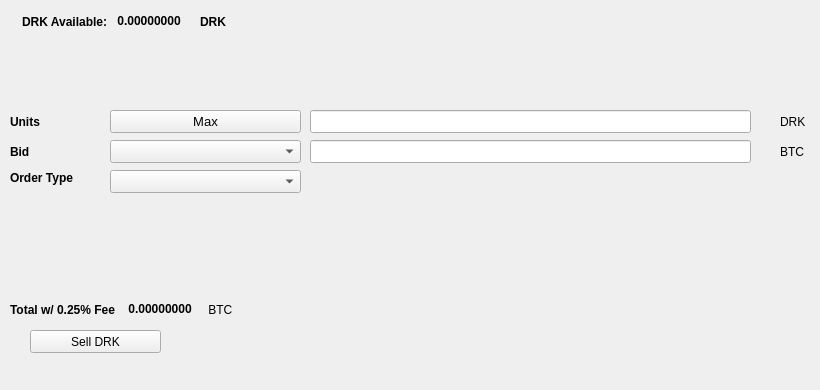
   <widget class="QWidget" name="SellTab">
    <attribute name="title">
     <string>Sell</string>
    </attribute>
    <widget class="QLabel" name="label_16">
     <property name="geometry">
      <rect>
       <x>780</x>
       <y>140</y>
       <width>31</width>
       <height>23</height>
      </rect>
     </property>
     <property name="text">
      <string>BTC</string>
     </property>
    </widget>
    <widget class="QComboBox" name="SellBidcomboBox">
     <property name="geometry">
      <rect>
       <x>110</x>
       <y>140</y>
       <width>191</width>
       <height>23</height>
      </rect>
     </property>
     <property name="font">
      <font>
       <pointsize>10</pointsize>
      </font>
     </property>
    </widget>
    <widget class="QLabel" name="label_18">
     <property name="geometry">
      <rect>
       <x>10</x>
       <y>110</y>
       <width>46</width>
       <height>23</height>
      </rect>
     </property>
     <property name="font">
      <font>
       <weight>75</weight>
       <bold>true</bold>
      </font>
     </property>
     <property name="text">
      <string>Units</string>
     </property>
    </widget>
    <widget class="QPushButton" name="Sell_Max_Amount">
     <property name="geometry">
      <rect>
       <x>110</x>
       <y>110</y>
       <width>191</width>
       <height>23</height>
      </rect>
     </property>
     <property name="font">
      <font>
       <pointsize>10</pointsize>
      </font>
     </property>
     <property name="text">
      <string>Max</string>
     </property>
    </widget>
    <widget class="QLabel" name="label_20">
     <property name="geometry">
      <rect>
       <x>10</x>
       <y>170</y>
       <width>91</width>
       <height>16</height>
      </rect>
     </property>
     <property name="font">
      <font>
       <weight>75</weight>
       <bold>true</bold>
      </font>
     </property>
     <property name="text">
      <string>Order Type</string>
     </property>
    </widget>
    <widget class="QComboBox" name="SellOrdertypeCombo">
     <property name="geometry">
      <rect>
       <x>110</x>
       <y>170</y>
       <width>191</width>
       <height>23</height>
      </rect>
     </property>
     <property name="font">
      <font>
       <pointsize>10</pointsize>
      </font>
     </property>
    </widget>
    <widget class="QLabel" name="label_21">
     <property name="geometry">
      <rect>
       <x>10</x>
       <y>140</y>
       <width>46</width>
       <height>23</height>
      </rect>
     </property>
     <property name="font">
      <font>
       <weight>75</weight>
       <bold>true</bold>
      </font>
     </property>
     <property name="text">
      <string>Bid</string>
     </property>
    </widget>
    <widget class="QLabel" name="label_22">
     <property name="geometry">
      <rect>
       <x>780</x>
       <y>110</y>
       <width>31</width>
       <height>23</height>
      </rect>
     </property>
     <property name="text">
      <string>DRK</string>
     </property>
    </widget>
    <widget class="QLineEdit" name="UnitsInputDRK">
     <property name="geometry">
      <rect>
       <x>310</x>
       <y>110</y>
       <width>441</width>
       <height>23</height>
      </rect>
     </property>
     <property name="font">
      <font>
       <pointsize>9</pointsize>
       <weight>75</weight>
       <bold>true</bold>
      </font>
     </property>
    </widget>
    <widget class="QLineEdit" name="SellBidPriceEdit">
     <property name="geometry">
      <rect>
       <x>310</x>
       <y>140</y>
       <width>441</width>
       <height>23</height>
      </rect>
     </property>
     <property name="font">
      <font>
       <pointsize>9</pointsize>
       <weight>75</weight>
       <bold>true</bold>
      </font>
     </property>
    </widget>
    <widget class="QPushButton" name="SellDRKBTN">
     <property name="geometry">
      <rect>
       <x>30</x>
       <y>330</y>
       <width>131</width>
       <height>23</height>
      </rect>
     </property>
     <property name="text">
      <string>Sell DRK</string>
     </property>
     <property name="icon">
      <iconset resource="../pivx">
       <normaloff>:/icons/bitcoin</normaloff>:/icons/bitcoin</iconset>
     </property>
    </widget>
    <widget class="QWidget" name="layoutWidget3">
     <property name="geometry">
      <rect>
       <x>22</x>
       <y>12</y>
       <width>258</width>
       <height>19</height>
      </rect>
     </property>
     <layout class="QHBoxLayout" name="horizontalLayout">
      <item>
       <widget class="QLabel" name="label232_2">
        <property name="font">
         <font>
          <weight>75</weight>
          <bold>true</bold>
         </font>
        </property>
        <property name="text">
         <string>DRK Available:</string>
        </property>
       </widget>
      </item>
      <item>
       <widget class="QLabel" name="DRKAvailableLabel">
        <property name="palette">
         <palette>
          <active>
           <colorrole role="WindowText">
            <brush brushstyle="SolidPattern">
             <color alpha="255">
              <red>0</red>
              <green>0</green>
              <blue>0</blue>
             </color>
            </brush>
           </colorrole>
           <colorrole role="Button">
            <brush brushstyle="SolidPattern">
             <color alpha="255">
              <red>0</red>
              <green>170</green>
              <blue>0</blue>
             </color>
            </brush>
           </colorrole>
           <colorrole role="Light">
            <brush brushstyle="SolidPattern">
             <color alpha="255">
              <red>0</red>
              <green>255</green>
              <blue>0</blue>
             </color>
            </brush>
           </colorrole>
           <colorrole role="Midlight">
            <brush brushstyle="SolidPattern">
             <color alpha="255">
              <red>0</red>
              <green>212</green>
              <blue>0</blue>
             </color>
            </brush>
           </colorrole>
           <colorrole role="Dark">
            <brush brushstyle="SolidPattern">
             <color alpha="255">
              <red>0</red>
              <green>85</green>
              <blue>0</blue>
             </color>
            </brush>
           </colorrole>
           <colorrole role="Mid">
            <brush brushstyle="SolidPattern">
             <color alpha="255">
              <red>0</red>
              <green>113</green>
              <blue>0</blue>
             </color>
            </brush>
           </colorrole>
           <colorrole role="Text">
            <brush brushstyle="SolidPattern">
             <color alpha="255">
              <red>0</red>
              <green>170</green>
              <blue>0</blue>
             </color>
            </brush>
           </colorrole>
           <colorrole role="BrightText">
            <brush brushstyle="SolidPattern">
             <color alpha="255">
              <red>255</red>
              <green>255</green>
              <blue>255</blue>
             </color>
            </brush>
           </colorrole>
           <colorrole role="ButtonText">
            <brush brushstyle="SolidPattern">
             <color alpha="255">
              <red>0</red>
              <green>0</green>
              <blue>0</blue>
             </color>
            </brush>
           </colorrole>
           <colorrole role="Base">
            <brush brushstyle="SolidPattern">
             <color alpha="255">
              <red>255</red>
              <green>255</green>
              <blue>255</blue>
             </color>
            </brush>
           </colorrole>
           <colorrole role="Window">
            <brush brushstyle="SolidPattern">
             <color alpha="255">
              <red>0</red>
              <green>170</green>
              <blue>0</blue>
             </color>
            </brush>
           </colorrole>
           <colorrole role="Shadow">
            <brush brushstyle="SolidPattern">
             <color alpha="255">
              <red>0</red>
              <green>0</green>
              <blue>0</blue>
             </color>
            </brush>
           </colorrole>
           <colorrole role="AlternateBase">
            <brush brushstyle="SolidPattern">
             <color alpha="255">
              <red>127</red>
              <green>212</green>
              <blue>127</blue>
             </color>
            </brush>
           </colorrole>
           <colorrole role="ToolTipBase">
            <brush brushstyle="SolidPattern">
             <color alpha="255">
              <red>255</red>
              <green>255</green>
              <blue>220</blue>
             </color>
            </brush>
           </colorrole>
           <colorrole role="ToolTipText">
            <brush brushstyle="SolidPattern">
             <color alpha="255">
              <red>0</red>
              <green>0</green>
              <blue>0</blue>
             </color>
            </brush>
           </colorrole>
          </active>
          <inactive>
           <colorrole role="WindowText">
            <brush brushstyle="SolidPattern">
             <color alpha="255">
              <red>0</red>
              <green>0</green>
              <blue>0</blue>
             </color>
            </brush>
           </colorrole>
           <colorrole role="Button">
            <brush brushstyle="SolidPattern">
             <color alpha="255">
              <red>0</red>
              <green>170</green>
              <blue>0</blue>
             </color>
            </brush>
           </colorrole>
           <colorrole role="Light">
            <brush brushstyle="SolidPattern">
             <color alpha="255">
              <red>0</red>
              <green>255</green>
              <blue>0</blue>
             </color>
            </brush>
           </colorrole>
           <colorrole role="Midlight">
            <brush brushstyle="SolidPattern">
             <color alpha="255">
              <red>0</red>
              <green>212</green>
              <blue>0</blue>
             </color>
            </brush>
           </colorrole>
           <colorrole role="Dark">
            <brush brushstyle="SolidPattern">
             <color alpha="255">
              <red>0</red>
              <green>85</green>
              <blue>0</blue>
             </color>
            </brush>
           </colorrole>
           <colorrole role="Mid">
            <brush brushstyle="SolidPattern">
             <color alpha="255">
              <red>0</red>
              <green>113</green>
              <blue>0</blue>
             </color>
            </brush>
           </colorrole>
           <colorrole role="Text">
            <brush brushstyle="SolidPattern">
             <color alpha="255">
              <red>0</red>
              <green>170</green>
              <blue>0</blue>
             </color>
            </brush>
           </colorrole>
           <colorrole role="BrightText">
            <brush brushstyle="SolidPattern">
             <color alpha="255">
              <red>255</red>
              <green>255</green>
              <blue>255</blue>
             </color>
            </brush>
           </colorrole>
           <colorrole role="ButtonText">
            <brush brushstyle="SolidPattern">
             <color alpha="255">
              <red>0</red>
              <green>0</green>
              <blue>0</blue>
             </color>
            </brush>
           </colorrole>
           <colorrole role="Base">
            <brush brushstyle="SolidPattern">
             <color alpha="255">
              <red>255</red>
              <green>255</green>
              <blue>255</blue>
             </color>
            </brush>
           </colorrole>
           <colorrole role="Window">
            <brush brushstyle="SolidPattern">
             <color alpha="255">
              <red>0</red>
              <green>170</green>
              <blue>0</blue>
             </color>
            </brush>
           </colorrole>
           <colorrole role="Shadow">
            <brush brushstyle="SolidPattern">
             <color alpha="255">
              <red>0</red>
              <green>0</green>
              <blue>0</blue>
             </color>
            </brush>
           </colorrole>
           <colorrole role="AlternateBase">
            <brush brushstyle="SolidPattern">
             <color alpha="255">
              <red>127</red>
              <green>212</green>
              <blue>127</blue>
             </color>
            </brush>
           </colorrole>
           <colorrole role="ToolTipBase">
            <brush brushstyle="SolidPattern">
             <color alpha="255">
              <red>255</red>
              <green>255</green>
              <blue>220</blue>
             </color>
            </brush>
           </colorrole>
           <colorrole role="ToolTipText">
            <brush brushstyle="SolidPattern">
             <color alpha="255">
              <red>0</red>
              <green>0</green>
              <blue>0</blue>
             </color>
            </brush>
           </colorrole>
          </inactive>
          <disabled>
           <colorrole role="WindowText">
            <brush brushstyle="SolidPattern">
             <color alpha="255">
              <red>0</red>
              <green>85</green>
              <blue>0</blue>
             </color>
            </brush>
           </colorrole>
           <colorrole role="Button">
            <brush brushstyle="SolidPattern">
             <color alpha="255">
              <red>0</red>
              <green>170</green>
              <blue>0</blue>
             </color>
            </brush>
           </colorrole>
           <colorrole role="Light">
            <brush brushstyle="SolidPattern">
             <color alpha="255">
              <red>0</red>
              <green>255</green>
              <blue>0</blue>
             </color>
            </brush>
           </colorrole>
           <colorrole role="Midlight">
            <brush brushstyle="SolidPattern">
             <color alpha="255">
              <red>0</red>
              <green>212</green>
              <blue>0</blue>
             </color>
            </brush>
           </colorrole>
           <colorrole role="Dark">
            <brush brushstyle="SolidPattern">
             <color alpha="255">
              <red>0</red>
              <green>85</green>
              <blue>0</blue>
             </color>
            </brush>
           </colorrole>
           <colorrole role="Mid">
            <brush brushstyle="SolidPattern">
             <color alpha="255">
              <red>0</red>
              <green>113</green>
              <blue>0</blue>
             </color>
            </brush>
           </colorrole>
           <colorrole role="Text">
            <brush brushstyle="SolidPattern">
             <color alpha="255">
              <red>0</red>
              <green>85</green>
              <blue>0</blue>
             </color>
            </brush>
           </colorrole>
           <colorrole role="BrightText">
            <brush brushstyle="SolidPattern">
             <color alpha="255">
              <red>255</red>
              <green>255</green>
              <blue>255</blue>
             </color>
            </brush>
           </colorrole>
           <colorrole role="ButtonText">
            <brush brushstyle="SolidPattern">
             <color alpha="255">
              <red>0</red>
              <green>85</green>
              <blue>0</blue>
             </color>
            </brush>
           </colorrole>
           <colorrole role="Base">
            <brush brushstyle="SolidPattern">
             <color alpha="255">
              <red>0</red>
              <green>170</green>
              <blue>0</blue>
             </color>
            </brush>
           </colorrole>
           <colorrole role="Window">
            <brush brushstyle="SolidPattern">
             <color alpha="255">
              <red>0</red>
              <green>170</green>
              <blue>0</blue>
             </color>
            </brush>
           </colorrole>
           <colorrole role="Shadow">
            <brush brushstyle="SolidPattern">
             <color alpha="255">
              <red>0</red>
              <green>0</green>
              <blue>0</blue>
             </color>
            </brush>
           </colorrole>
           <colorrole role="AlternateBase">
            <brush brushstyle="SolidPattern">
             <color alpha="255">
              <red>0</red>
              <green>170</green>
              <blue>0</blue>
             </color>
            </brush>
           </colorrole>
           <colorrole role="ToolTipBase">
            <brush brushstyle="SolidPattern">
             <color alpha="255">
              <red>255</red>
              <green>255</green>
              <blue>220</blue>
             </color>
            </brush>
           </colorrole>
           <colorrole role="ToolTipText">
            <brush brushstyle="SolidPattern">
             <color alpha="255">
              <red>0</red>
              <green>0</green>
              <blue>0</blue>
             </color>
            </brush>
           </colorrole>
          </disabled>
         </palette>
        </property>
        <property name="font">
         <font>
          <weight>75</weight>
          <bold>true</bold>
         </font>
        </property>
        <property name="text">
         <string> 0.00000000 </string>
        </property>
        <property name="textInteractionFlags">
         <set>Qt::LinksAccessibleByMouse|Qt::TextSelectableByKeyboard|Qt::TextSelectableByMouse</set>
        </property>
       </widget>
      </item>
      <item>
       <widget class="QLabel" name="labelDRK">
        <property name="font">
         <font>
          <weight>75</weight>
          <bold>true</bold>
         </font>
        </property>
        <property name="text">
         <string>DRK</string>
        </property>
       </widget>
      </item>
     </layout>
    </widget>
    <widget class="QWidget" name="layoutWidget">
     <property name="geometry">
      <rect>
       <x>10</x>
       <y>300</y>
       <width>268</width>
       <height>19</height>
      </rect>
     </property>
     <layout class="QHBoxLayout" name="horizontalLayout_2">
      <item>
       <widget class="QLabel" name="label_19">
        <property name="font">
         <font>
          <weight>75</weight>
          <bold>true</bold>
         </font>
        </property>
        <property name="text">
         <string>Total w/ 0.25% Fee </string>
        </property>
       </widget>
      </item>
      <item>
       <widget class="QLabel" name="SellCostLabel">
        <property name="palette">
         <palette>
          <active>
           <colorrole role="WindowText">
            <brush brushstyle="SolidPattern">
             <color alpha="255">
              <red>0</red>
              <green>0</green>
              <blue>0</blue>
             </color>
            </brush>
           </colorrole>
           <colorrole role="Button">
            <brush brushstyle="SolidPattern">
             <color alpha="255">
              <red>0</red>
              <green>170</green>
              <blue>0</blue>
             </color>
            </brush>
           </colorrole>
           <colorrole role="Light">
            <brush brushstyle="SolidPattern">
             <color alpha="255">
              <red>0</red>
              <green>255</green>
              <blue>0</blue>
             </color>
            </brush>
           </colorrole>
           <colorrole role="Midlight">
            <brush brushstyle="SolidPattern">
             <color alpha="255">
              <red>0</red>
              <green>212</green>
              <blue>0</blue>
             </color>
            </brush>
           </colorrole>
           <colorrole role="Dark">
            <brush brushstyle="SolidPattern">
             <color alpha="255">
              <red>0</red>
              <green>85</green>
              <blue>0</blue>
             </color>
            </brush>
           </colorrole>
           <colorrole role="Mid">
            <brush brushstyle="SolidPattern">
             <color alpha="255">
              <red>0</red>
              <green>113</green>
              <blue>0</blue>
             </color>
            </brush>
           </colorrole>
           <colorrole role="Text">
            <brush brushstyle="SolidPattern">
             <color alpha="255">
              <red>0</red>
              <green>170</green>
              <blue>0</blue>
             </color>
            </brush>
           </colorrole>
           <colorrole role="BrightText">
            <brush brushstyle="SolidPattern">
             <color alpha="255">
              <red>255</red>
              <green>255</green>
              <blue>255</blue>
             </color>
            </brush>
           </colorrole>
           <colorrole role="ButtonText">
            <brush brushstyle="SolidPattern">
             <color alpha="255">
              <red>0</red>
              <green>0</green>
              <blue>0</blue>
             </color>
            </brush>
           </colorrole>
           <colorrole role="Base">
            <brush brushstyle="SolidPattern">
             <color alpha="255">
              <red>255</red>
              <green>255</green>
              <blue>255</blue>
             </color>
            </brush>
           </colorrole>
           <colorrole role="Window">
            <brush brushstyle="SolidPattern">
             <color alpha="255">
              <red>0</red>
              <green>170</green>
              <blue>0</blue>
             </color>
            </brush>
           </colorrole>
           <colorrole role="Shadow">
            <brush brushstyle="SolidPattern">
             <color alpha="255">
              <red>0</red>
              <green>0</green>
              <blue>0</blue>
             </color>
            </brush>
           </colorrole>
           <colorrole role="AlternateBase">
            <brush brushstyle="SolidPattern">
             <color alpha="255">
              <red>127</red>
              <green>212</green>
              <blue>127</blue>
             </color>
            </brush>
           </colorrole>
           <colorrole role="ToolTipBase">
            <brush brushstyle="SolidPattern">
             <color alpha="255">
              <red>255</red>
              <green>255</green>
              <blue>220</blue>
             </color>
            </brush>
           </colorrole>
           <colorrole role="ToolTipText">
            <brush brushstyle="SolidPattern">
             <color alpha="255">
              <red>0</red>
              <green>0</green>
              <blue>0</blue>
             </color>
            </brush>
           </colorrole>
          </active>
          <inactive>
           <colorrole role="WindowText">
            <brush brushstyle="SolidPattern">
             <color alpha="255">
              <red>0</red>
              <green>0</green>
              <blue>0</blue>
             </color>
            </brush>
           </colorrole>
           <colorrole role="Button">
            <brush brushstyle="SolidPattern">
             <color alpha="255">
              <red>0</red>
              <green>170</green>
              <blue>0</blue>
             </color>
            </brush>
           </colorrole>
           <colorrole role="Light">
            <brush brushstyle="SolidPattern">
             <color alpha="255">
              <red>0</red>
              <green>255</green>
              <blue>0</blue>
             </color>
            </brush>
           </colorrole>
           <colorrole role="Midlight">
            <brush brushstyle="SolidPattern">
             <color alpha="255">
              <red>0</red>
              <green>212</green>
              <blue>0</blue>
             </color>
            </brush>
           </colorrole>
           <colorrole role="Dark">
            <brush brushstyle="SolidPattern">
             <color alpha="255">
              <red>0</red>
              <green>85</green>
              <blue>0</blue>
             </color>
            </brush>
           </colorrole>
           <colorrole role="Mid">
            <brush brushstyle="SolidPattern">
             <color alpha="255">
              <red>0</red>
              <green>113</green>
              <blue>0</blue>
             </color>
            </brush>
           </colorrole>
           <colorrole role="Text">
            <brush brushstyle="SolidPattern">
             <color alpha="255">
              <red>0</red>
              <green>170</green>
              <blue>0</blue>
             </color>
            </brush>
           </colorrole>
           <colorrole role="BrightText">
            <brush brushstyle="SolidPattern">
             <color alpha="255">
              <red>255</red>
              <green>255</green>
              <blue>255</blue>
             </color>
            </brush>
           </colorrole>
           <colorrole role="ButtonText">
            <brush brushstyle="SolidPattern">
             <color alpha="255">
              <red>0</red>
              <green>0</green>
              <blue>0</blue>
             </color>
            </brush>
           </colorrole>
           <colorrole role="Base">
            <brush brushstyle="SolidPattern">
             <color alpha="255">
              <red>255</red>
              <green>255</green>
              <blue>255</blue>
             </color>
            </brush>
           </colorrole>
           <colorrole role="Window">
            <brush brushstyle="SolidPattern">
             <color alpha="255">
              <red>0</red>
              <green>170</green>
              <blue>0</blue>
             </color>
            </brush>
           </colorrole>
           <colorrole role="Shadow">
            <brush brushstyle="SolidPattern">
             <color alpha="255">
              <red>0</red>
              <green>0</green>
              <blue>0</blue>
             </color>
            </brush>
           </colorrole>
           <colorrole role="AlternateBase">
            <brush brushstyle="SolidPattern">
             <color alpha="255">
              <red>127</red>
              <green>212</green>
              <blue>127</blue>
             </color>
            </brush>
           </colorrole>
           <colorrole role="ToolTipBase">
            <brush brushstyle="SolidPattern">
             <color alpha="255">
              <red>255</red>
              <green>255</green>
              <blue>220</blue>
             </color>
            </brush>
           </colorrole>
           <colorrole role="ToolTipText">
            <brush brushstyle="SolidPattern">
             <color alpha="255">
              <red>0</red>
              <green>0</green>
              <blue>0</blue>
             </color>
            </brush>
           </colorrole>
          </inactive>
          <disabled>
           <colorrole role="WindowText">
            <brush brushstyle="SolidPattern">
             <color alpha="255">
              <red>0</red>
              <green>85</green>
              <blue>0</blue>
             </color>
            </brush>
           </colorrole>
           <colorrole role="Button">
            <brush brushstyle="SolidPattern">
             <color alpha="255">
              <red>0</red>
              <green>170</green>
              <blue>0</blue>
             </color>
            </brush>
           </colorrole>
           <colorrole role="Light">
            <brush brushstyle="SolidPattern">
             <color alpha="255">
              <red>0</red>
              <green>255</green>
              <blue>0</blue>
             </color>
            </brush>
           </colorrole>
           <colorrole role="Midlight">
            <brush brushstyle="SolidPattern">
             <color alpha="255">
              <red>0</red>
              <green>212</green>
              <blue>0</blue>
             </color>
            </brush>
           </colorrole>
           <colorrole role="Dark">
            <brush brushstyle="SolidPattern">
             <color alpha="255">
              <red>0</red>
              <green>85</green>
              <blue>0</blue>
             </color>
            </brush>
           </colorrole>
           <colorrole role="Mid">
            <brush brushstyle="SolidPattern">
             <color alpha="255">
              <red>0</red>
              <green>113</green>
              <blue>0</blue>
             </color>
            </brush>
           </colorrole>
           <colorrole role="Text">
            <brush brushstyle="SolidPattern">
             <color alpha="255">
              <red>0</red>
              <green>85</green>
              <blue>0</blue>
             </color>
            </brush>
           </colorrole>
           <colorrole role="BrightText">
            <brush brushstyle="SolidPattern">
             <color alpha="255">
              <red>255</red>
              <green>255</green>
              <blue>255</blue>
             </color>
            </brush>
           </colorrole>
           <colorrole role="ButtonText">
            <brush brushstyle="SolidPattern">
             <color alpha="255">
              <red>0</red>
              <green>85</green>
              <blue>0</blue>
             </color>
            </brush>
           </colorrole>
           <colorrole role="Base">
            <brush brushstyle="SolidPattern">
             <color alpha="255">
              <red>0</red>
              <green>170</green>
              <blue>0</blue>
             </color>
            </brush>
           </colorrole>
           <colorrole role="Window">
            <brush brushstyle="SolidPattern">
             <color alpha="255">
              <red>0</red>
              <green>170</green>
              <blue>0</blue>
             </color>
            </brush>
           </colorrole>
           <colorrole role="Shadow">
            <brush brushstyle="SolidPattern">
             <color alpha="255">
              <red>0</red>
              <green>0</green>
              <blue>0</blue>
             </color>
            </brush>
           </colorrole>
           <colorrole role="AlternateBase">
            <brush brushstyle="SolidPattern">
             <color alpha="255">
              <red>0</red>
              <green>170</green>
              <blue>0</blue>
             </color>
            </brush>
           </colorrole>
           <colorrole role="ToolTipBase">
            <brush brushstyle="SolidPattern">
             <color alpha="255">
              <red>255</red>
              <green>255</green>
              <blue>220</blue>
             </color>
            </brush>
           </colorrole>
           <colorrole role="ToolTipText">
            <brush brushstyle="SolidPattern">
             <color alpha="255">
              <red>0</red>
              <green>0</green>
              <blue>0</blue>
             </color>
            </brush>
           </colorrole>
          </disabled>
         </palette>
        </property>
        <property name="font">
         <font>
          <weight>75</weight>
          <bold>true</bold>
         </font>
        </property>
        <property name="autoFillBackground">
         <bool>false</bool>
        </property>
        <property name="text">
         <string> 0.00000000</string>
        </property>
        <property name="textInteractionFlags">
         <set>Qt::LinksAccessibleByMouse|Qt::TextSelectableByMouse</set>
        </property>
       </widget>
      </item>
      <item>
       <widget class="QLabel" name="label_17">
        <property name="font">
         <font>
          <weight>50</weight>
          <bold>false</bold>
         </font>
        </property>
        <property name="text">
         <string> BTC</string>
        </property>
       </widget>
      </item>
     </layout>
    </widget>
    <widget class="QLabel" name="label_23">
     <property name="geometry">
      <rect>
       <x>460</x>
       <y>300</y>
       <width>281</width>
       <height>81</height>
      </rect>
     </property>
     <property name="text">
      <string/>
     </property>
     <property name="pixmap">
      <pixmap>:/images/bittrex</pixmap>
     </property>
    </widget>
   </widget>
